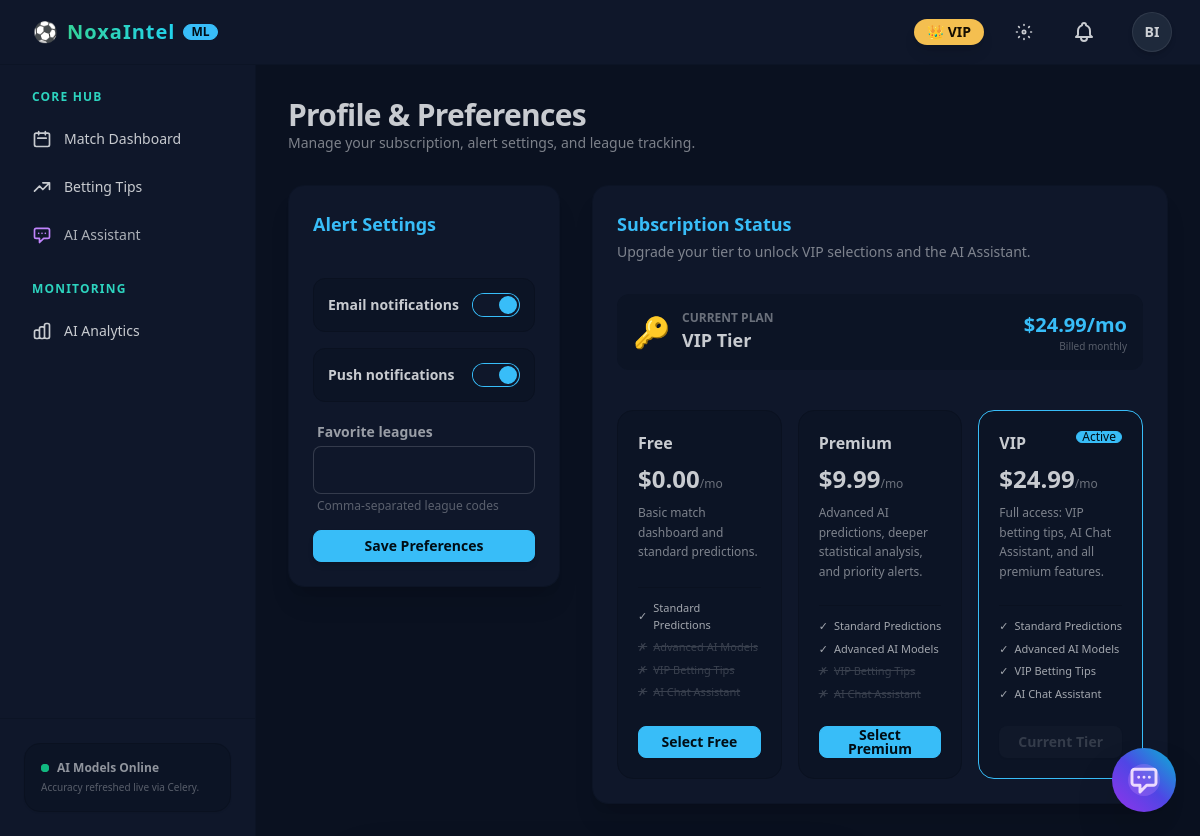
Page /users/profile/ (signed in) on the committed database.
### users/models.py (models this page shows, shortened)
class CustomUser(AbstractUser):
    phone_number = models.CharField(max_length=20, unique=True, null=True, blank=True)
    email = models.EmailField(unique=True)
    USERNAME_FIELD = 'phone_number'
    REQUIRED_FIELDS = ['email', 'username']

class Profile(models.Model):
    user = models.OneToOneField(CustomUser, on_delete=models.CASCADE, related_name='profile')
    subscription_tier = models.ForeignKey(
        SubscriptionTier, on_delete=models.SET_NULL, null=True, blank=True
    )
    email_notifications = models.BooleanField(default=True)
    push_notifications = models.BooleanField(default=True)
    favorite_leagues = models.CharField(max_length=255, blank=True, help_text="Comma-separated league codes")

class SubscriptionTier(models.Model):
    name = models.CharField(max_length=50, unique=True)
    price = models.DecimalField(max_digits=6, decimal_places=2, default=0.00)
    description = models.TextField(blank=True)
    access_advanced_ai = models.BooleanField(default=False)
    access_vip_tips = models.BooleanField(default=False)
    access_ai_assistant = models.BooleanField(default=False)

### users/views.py (the view)
# urls.py: path('profile/', views.profile_view, name='profile'),
@login_required
def profile_view(request):
    profile = request.user.profile
    if request.method == 'POST':
        form = ProfileUpdateForm(request.POST, instance=profile)
        if form.is_valid():
            form.save()
            messages.success(request, "Profile updated successfully.")
            if request.htmx:
                return render(request, 'users/partials/profile_form.html', {'form': form, 'profile': profile})
            return redirect('users:profile')
    else:
        form = ProfileUpdateForm(instance=profile)
    tiers = SubscriptionTier.objects.all()
    return render(request, 'users/profile.html', {'form': form, 'profile': profile, 'tiers': tiers})

### users/forms.py
class ProfileUpdateForm(forms.ModelForm):
    class Meta:
        model = Profile
        fields = ('email_notifications', 'push_notifications', 'favorite_leagues')
        widgets = {
            'favorite_leagues': forms.TextInput(attrs={'class': 'input input-bordered w-full'}),
            'email_notifications': forms.CheckboxInput(attrs={'class': 'toggle toggle-primary'}),
            'push_notifications': forms.CheckboxInput(attrs={'class': 'toggle toggle-primary'}),
        }

### config/context_processors.py (called while the page is built)
def vapid_public_key(request):
    return {
        "VAPID_PUBLIC_KEY": getattr(settings, "VAPID_PUBLIC_KEY", "")
    }

### templates/users/profile.html (shortened to what this page needs)
{% extends 'base.html' %}
{% block content %}
<div class="space-y-8 max-w-6xl mx-auto">
    <div>
        <h1 class="text-3xl font-extrabold tracking-tight">Profile & Preferences</h1>
        <p class="text-sm opacity-60">Manage your subscription, alert settings, and league tracking.</p>
    </div>
    <div class="grid grid-cols-1 lg:grid-cols-3 gap-8">
        <div class="lg:col-span-1 space-y-6">
            <div class="card bg-base-100 border border-base-200 shadow-xl rounded-2xl">
                <div class="card-body p-6 space-y-4">
                    <h3 class="font-bold text-lg text-primary">Alert Settings</h3>
                    <div id="profile-form-container">
                        {% include 'users/partials/profile_form.html' %}
                    </div>
                </div>
            </div>
        </div>
        <div class="lg:col-span-2 space-y-6">
            <div class="card bg-base-100 border border-base-200 shadow-xl rounded-2xl">
                <div class="card-body p-6 space-y-6">
                    <div>
                        <h3 class="font-bold text-lg text-primary">Subscription Status</h3>
                        <p class="text-sm opacity-60 mt-1">Upgrade your tier to unlock VIP selections and the AI Assistant.</p>
                    </div>
                    <div class="p-4 rounded-xl bg-base-200 flex flex-wrap justify-between items-center gap-4">
                        <div class="flex items-center gap-3">
                            <span class="text-3xl">🔑</span>
                            <div>
                                <p class="text-xs opacity-50 uppercase font-semibold">Current Plan</p>
                                <h4 class="font-bold text-lg text-base-content">{{ profile.subscription_tier.name }} Tier</h4>
                            </div>
                        </div>
                        <div class="text-right">
                            <p class="text-xl font-black text-primary">${{ profile.subscription_tier.price }}/mo</p>
                            <p class="text-[10px] opacity-40">Billed monthly</p>
                        </div>
                    </div>
                    <div class="grid grid-cols-1 md:grid-cols-3 gap-4 pt-2">
                        {% for tier in tiers %}
                            <div class="card bg-base-200 border {% if profile.subscription_tier.id == tier.id %}border-primary{% else %}border-base-300{% endif %} hover:shadow-md transition-all duration-200">
                                <div class="card-body p-5 space-y-4 justify-between">
                                    <div class="space-y-2">
                                        <div class="flex justify-between items-start">
                                            <h4 class="font-bold text-base">{{ tier.name }}</h4>
                                            {% if profile.subscription_tier.id == tier.id %}
                                                <span class="badge badge-primary badge-xs">Active</span>
                                            {% endif %}
                                        </div>
                                        <p class="text-2xl font-black">${{ tier.price }}<span class="text-xs font-normal opacity-50">/mo</span></p>
                                        <p class="text-xs opacity-60 leading-relaxed">{{ tier.description }}</p>
                                    </div>
                                    <ul class="text-[11px] space-y-1.5 border-t border-base-300 pt-3 opacity-80">
                                        <li class="flex items-center gap-1.5">
                                            <span>✓</span> Standard Predictions
                                        </li>
                                        <li class="flex items-center gap-1.5 {% if not tier.access_advanced_ai %}opacity-30 line-through{% endif %}">
                                            <span>{% if tier.access_advanced_ai %}✓{% else %}✗{% endif %}</span> Advanced AI Models
                                        </li>
                                        <li class="flex items-center gap-1.5 {% if not tier.access_vip_tips %}opacity-30 line-through{% endif %}">
                                            <span>{% if tier.access_vip_tips %}✓{% else %}✗{% endif %}</span> VIP Betting Tips
                                        </li>
                                        <li class="flex items-center gap-1.5 {% if not tier.access_ai_assistant %}opacity-30 line-through{% endif %}">
                                            <span>{% if tier.access_ai_assistant %}✓{% else %}✗{% endif %}</span> AI Chat Assistant
                                        </li>
                                    </ul>
                                    <div class="card-actions mt-3">
                                        {% if profile.subscription_tier.id == tier.id %}
                                            <button class="btn btn-disabled btn-sm w-full font-bold">Current Tier</button>
                                        {% else %}
                                            <a href="{% url 'users:subscription_upgrade' tier.id %}" class="btn btn-primary btn-sm w-full font-bold">
                                                Select {{ tier.name }}
                                            </a>
                                        {% endif %}
                                    </div>
                                </div>
                            </div>
                        {% endfor %}
                    </div>
                </div>
            </div>
        </div>
    </div>
</div>
{% endblock %}

### templates/components/navbar.html (shortened to what this page needs)
<div class="navbar bg-base-100 border-b border-base-200 px-2 md:px-6 z-40 relative">
    <div class="flex-1">
        <a href="{% url 'home' %}" class="btn btn-ghost normal-case text-lg md:text-xl font-black gap-1 md:gap-2 tracking-wider px-2">
            <span>⚽</span>
            <span class="bg-gradient-to-r from-emerald-400 to-cyan-400 bg-clip-text text-transparent">NoxaIntel</span>
            <span class="hidden sm:inline-flex badge badge-primary badge-sm font-semibold tracking-normal">ML</span>
        </a>
    </div>
    <div class="flex-none gap-1.5 md:gap-4">
        {% if user.is_authenticated %}
            <div class="hidden sm:inline-flex">
                {% if user.profile.subscription_tier.name == 'VIP' %}
                    <span class="badge badge-warning gap-1 py-3 px-3 font-bold shadow-lg shadow-warning/10">
                        👑 VIP
                    </span>
                {% elif user.profile.subscription_tier.name == 'Premium' %}
                    <span class="badge badge-secondary gap-1 py-3 px-3 font-bold shadow-lg shadow-secondary/10">
                        ⚡ Premium
                    </span>
                {% else %}
                    <span class="badge badge-accent badge-outline gap-1 py-3 px-3 font-semibold">
                        Free Tier
                    </span>
                {% endif %}
            </div>
            <button id="theme-toggle" class="btn btn-ghost btn-circle" aria-label="Toggle Theme">
            </button>
            <div class="dropdown dropdown-end">
                <a href="{% url 'notifications:list' %}" class="btn btn-ghost btn-circle relative">
                </a>
            </div>
            <div class="dropdown dropdown-end">
                <div tabindex="0" role="button" class="btn btn-ghost btn-circle avatar placeholder">
                    <div class="bg-neutral text-neutral-content rounded-full w-10 border border-neutral-content/10 shadow-md">
                        <span class="text-sm font-bold">{{ user.username|slice:":2"|upper }}</span>
                    </div>
                </div>
            </div>
        {% else %}
            <a href="{% url 'users:login' %}" class="btn btn-ghost btn-sm">Log In</a>
            <a href="{% url 'users:register' %}" class="btn btn-primary btn-sm px-4">Sign Up</a>
        {% endif %}
    </div>
</div>

### templates/users/partials/profile_form.html (shortened to what this page needs)
<form hx-post="{% url 'users:profile' %}" hx-swap="outerHTML" hx-target="#profile-form-container" class="space-y-4">
    {% for field in form %}
        <div class="form-control w-full">
            {% if field.field.widget.input_type == 'checkbox' or 'toggle' in field.field.widget.attrs.class %}
                <label class="label cursor-pointer justify-between bg-base-200 hover:bg-base-300/50 p-3.5 rounded-xl border border-base-300 transition-all duration-150">
                    <div class="flex flex-col">
                        <span class="label-text font-bold text-sm text-base-content">{{ field.label }}</span>
                    </div>
                    {{ field }}
                </label>
            {% else %}
                <label class="label py-1">
                    <span class="label-text font-bold text-sm opacity-75">{{ field.label }}</span>
                </label>
                {{ field }}
                {% if field.help_text %}
                    <span class="label-text-alt opacity-40 px-1 mt-1">{{ field.help_text }}</span>
                {% endif %}
            {% endif %}
        </div>
    {% endfor %}
    <button type="submit" class="btn btn-primary btn-sm w-full font-bold shadow-md shadow-primary/10 mt-2">
        Save Preferences
    </button>
</form>

### rows in the picture
CustomUser: username "BI"
Profile: form "☑" "☑", subscription_tier.name "VIP", subscription_tier.price "24.99"
SubscriptionTier: name "Free", price "0.00", description "Basic match dashboard and standard predictions."
SubscriptionTier: name "Premium", price "9.99", description "Advanced AI predictions, deeper statistical analysis, and priority alerts."
SubscriptionTier: name "VIP", shows "Active", price "24.99", description "Full access: VIP betting tips, AI Chat Assistant, and all premium features.", shows "Current Tier"

### other values in the picture
{{ field.label }} "Email notifications" "Push notifications"
{{ field.label }} "Favorite leagues"
{{ field.help_text }} "Comma-separated league codes"
